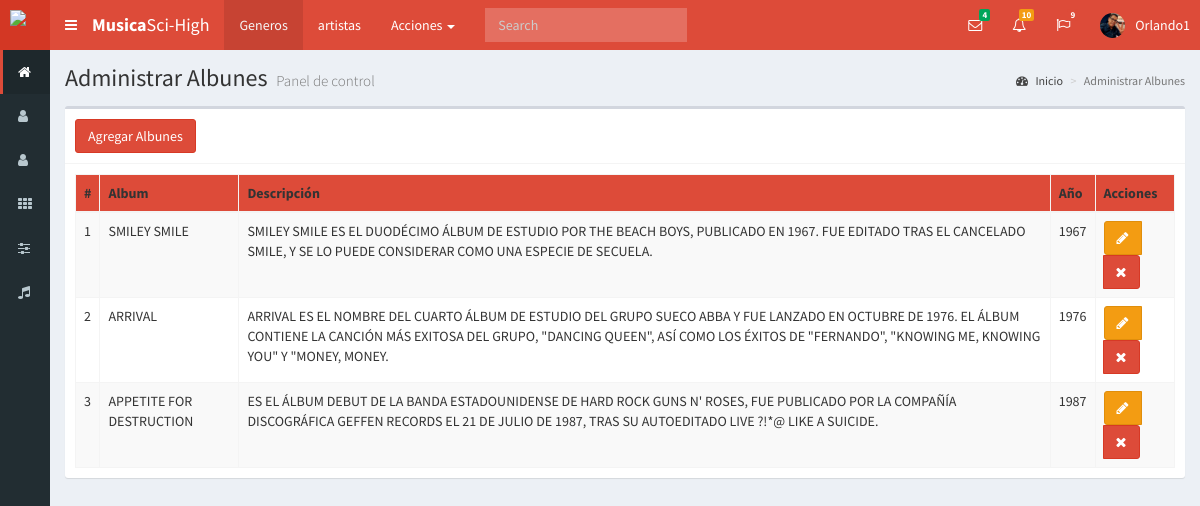
The page /pag_music/albunes (signed in) on the database its author committed.
### tables this page shows
CREATE TABLE `albumes` (
  `id` int(11) NOT NULL,
  `nom_album` varchar(30) NOT NULL,
  `descripcion` varchar(250) DEFAULT NULL,
  `ano` int(11) DEFAULT NULL
);

### pag_music/controladores/plantilla.controlador.php (called while the page is built)
<?php
class ControladorPlantilla{
	static public function ctrPlantilla(){
		include "vistas/plantilla.php";
	}
}

### pag_music/index.php (called while the page is built, shortened)
<?php
require_once "controladores/plantilla.controlador.php";
require_once "controladores/usuarios.controlador.php";
require_once "controladores/albunes.controlador.php";
require_once "controladores/artistas.controlador.php";
require_once "modelos/albunes.modelo.php";
$plantilla = new ControladorPlantilla();
$plantilla -> ctrPlantilla();

### pag_music/controladores/albunes.controlador.php (called while the page is built, shortened)
<?php
class ControladorAlbunes{
	static public function ctrMostrarAlbunes($item, $valor){
		$tabla = "albumes";
		$respuesta = ModeloAlbunes::mdlMostrarAlbunes($tabla, $item, $valor);
		return $respuesta;
	}
}

### pag_music/modelos/conexion.php (called while the page is built)
<?php
class Conexion{
	static public function conectar(){
		$link = new PDO("mysql:host=localhost;dbname=pos",
						"root",
						"");
		$link -> exec("set names utf8");
		return $link;
	}
}

### pag_music/modelos/albunes.modelo.php (called while the page is built, shortened)
<?php
require_once "conexion.php";
class ModeloAlbunes{
    static public function mdlMostrarAlbunes($tabla, $item, $valor){
    	if ($item != null) {
    		$stmt = Conexion::conectar()->prepare("SELECT * FROM $tabla WHERE $item = :$item");
    		$stmt -> bindParam(":".$item, $valor, PDO::PARAM_STR);
    		$stmt -> execute();
    		return $stmt -> fetch();
    	}else{
    		$stmt = Conexion::conectar()->prepare("SELECT * FROM $tabla");
    		$stmt -> execute();
    		return $stmt -> fetchAll();
    	}
    }
}

### pag_music/vistas/modulos/albunes.php (the view, shortened to what this page needs)
    <div class="content-wrapper">
  <section class="content-header">
    <h1>
     Administrar Albunes
     <small>Panel de control</small>
    </h1>
    <ol class="breadcrumb">
      <li><a href="inicio"><i class="fa fa-dashboard"></i> Inicio</a></li>
      <li class="active">Administrar Albunes</li>
    </ol>
  </section>
  <section class="content">
   <div class="box">
      <div class="box-header with-border">
        <button class="btn btn-danger" data-toggle="modal" data-target="#modalAgregarAlbunes">
          Agregar Albunes
        </button>
      </div>
    <div class="box-body">
      <table class="table table-bordered table-striped dt-responsive tablas" width="100%">
        <thead>
          <tr>
            <th style="width: 10px">#</th>
            <th>Album</th>
            <th>Descripción</th>
            <th>Año</th>
            <th>Acciones</th>
          </tr>
        </thead>
        <tbody>
        <?php
          $item = null;
          $valor = null;
          $albunes = ControladorAlbunes::ctrMostrarAlbunes($item, $valor);
          foreach ($albunes as $key => $value) {
            echo '<tr>
                    <td>'.($key+1).'</td>
                    <td class="text-uppercase">'.$value["nom_album"].'</td>
                    <td class="text-uppercase">'.$value["descripcion"].'</td>
                    <td class="text-uppercase">'.$value["ano"].'</td>
                    <td>
                      <div class="btn-group">
                        <button class="btn btn-warning btnEditarAlbum" idAlbum="'.$value["id"].'" data-toggle="modal" data-target="#modalEditarAlbunes"><i class="fa fa-pencil"></i></button>
                        <button class="btn btn-danger btnEliminarAlbum" idAlbum="'.$value["id"].'"><i class="fa fa-times"></i></button>
                      </div>
                    </td>
                  </tr>';
          }
        ?>
        </tbody>
      </table>
    </div>
  </div>
</section>
</div>

### rows shown on the page
albumes: nom_album "SMILEY SMILE", descripcion "SMILEY SMILE ES EL DUODÉCIMO ÁLBUM DE ESTUDIO POR THE BEACH BOYS, PUBLICADO EN 1967. FUE EDITADO TRAS EL CANCELADO SMILE, Y SE LO PUEDE CONSIDERAR COMO UNA ESPECIE DE SECUELA.", ano "1967"
albumes: nom_album "ARRIVAL", descripcion "ARRIVAL ES EL NOMBRE DEL CUARTO ÁLBUM DE ESTUDIO DEL GRUPO SUECO ABBA Y FUE LANZADO EN OCTUBRE DE 1976. EL ÁLBUM CONTIENE LA CANCIÓN MÁS EXITOSA DEL GRUPO, \"DANCING QUEEN\", ASÍ COMO LOS ÉXITOS DE \"FERNANDO\", \"KNOWING ME, KNOWING YOU\" Y \"MONEY, MONEY.", ano "1976"
albumes: nom_album "APPETITE FOR DESTRUCTION", descripcion "ES EL ÁLBUM DEBUT DE LA BANDA ESTADOUNIDENSE DE HARD ROCK GUNS N' ROSES, FUE PUBLICADO POR LA COMPAÑÍA DISCOGRÁFICA GEFFEN RECORDS EL 21 DE JULIO DE 1987, TRAS SU AUTOEDITADO LIVE ?!*@ LIKE A SUICIDE.", ano "1987"

### other values the page prints
$_SESSION["nombre"] "Orlando1"
